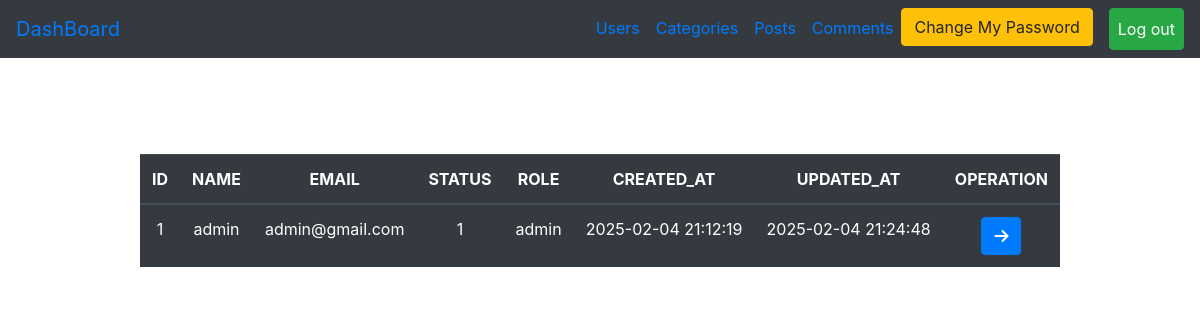
Screenshot of /Admin/users.php?page=show&user_id=1 (signed in) with the database file from the repository.
### tables this page shows
CREATE TABLE `users` (
  `user_id` int(11) NOT NULL,
  `username` varchar(255) NOT NULL,
  `email` varchar(255) NOT NULL,
  `password` varchar(255) NOT NULL,
  `status` enum('0','1') NOT NULL,
  `role` enum('user','admin') NOT NULL,
  `created_at` timestamp NULL DEFAULT NULL,
  `updated_at` timestamp NULL DEFAULT NULL
);

### Admin/users.php (the view)
<?php
include("initials.php");
if (isset($_SESSION['login'])) {
    $page = "All";
    if (isset($_GET['page'])) {
        $page = $_GET['page'];
    }
    if ($page == "All") {
        $statment1 = $connect->prepare("SELECT * FROM users");
        $statment1->execute();
        $usercount = $statment1->rowCount();
        $result = $statment1->fetchall();
?>
        <div class="container ">
            <div class="row">
                <div class="col-md-10 m-auto pt-5">
                    <?php
                    if (isset($_SESSION['message'])) {
                        echo "<h4 class='text-center alert alert-success'>" . $_SESSION['message'] . "</h4>";
                        unset($_SESSION['message']);
                        header("Refresh:4;url=users.php");
                    }
                    ?>
                    <h4 class="text-center">Detailes Of Users <span class="badge badge-primary"><?php echo $usercount ?></span>
                        <a class="badge badge-success" href="?page=create">Ceate New User</a>
                    </h4>
                    <table class="table table-dark mt-5 pt-5 text-center">
                        <thead>
                            <tr>
                                <th scope="col">ID</th>
                                <th scope="col">NAME</th>
                                <th scope="col">EMAIL</th>
                                <th scope="col">STATUS</th>
                                <th scope="col">ROLE</th>
                                <th scope="col">OPERATION</th>
                            </tr>
                        </thead>
                        <tbody>
                            <?php
                            foreach ($result as $item) {
                            ?>
                                <tr>
                                    <td><?php echo $item['user_id'] ?></td>
                                    <td><?php echo $item['username'] ?></td>
                                    <td><?php echo $item['email'] ?></td>
                                    <td><?php echo $item['status'] ?></td>
                                    <td><?php echo $item['role'] ?></td>
                                    <td><a href="?page=show&user_id=<?php echo $item['user_id'] ?>" class="btn btn-primary"><i class="fa-solid fa-eye"></i></a>
                                        <a href="?page=edit&user_id=<?php echo $item['user_id'] ?>" class="btn btn-success"><i class="fa-solid fa-pen-to-square"></i></a>
                                        <a href="?page=delete&user_id=<?php echo $item['user_id'] ?>" class="btn btn-danger"><i class="fa-solid fa-trash"></i></a>
                                    </td>
                                </tr>
                            <?php
                            }
                            ?>
                        </tbody>
                    </table>
                </div>
            </div>
        </div>
    <?php
    } else if ($page == "show") {
        if (isset($_GET['user_id'])) {
            $user_id = $_GET['user_id'];
        }
        $statment1 = $connect->prepare("SELECT * FROM users WHERE	user_id =?");
        $statment1->execute(array($user_id));
        $item = $statment1->fetch();
    ?>
        <div class="container ">
            <div class="row">
                <div class="col-md-10 m-auto pt-5">
                    <table class="table table-dark mt-5 pt-5 text-center">
                        <thead>
                            <tr>
                                <th scope="col">ID</th>
                                <th scope="col">NAME</th>
                                <th scope="col">EMAIL</th>
                                <th scope="col">STATUS</th>
                                <th scope="col">ROLE</th>
                                <th scope="col">CREATED_AT</th>
                                <th scope="col">UPDATED_AT</th>
                                <th scope="col">OPERATION</th>
                            </tr>
                        </thead>
                        <tbody>
                            <tr>
                                <td><?php echo $item['user_id'] ?></td>
                                <td><?php echo $item['username'] ?></td>
                                <td><?php echo $item['email'] ?></td>
                                <td><?php echo $item['status'] ?></td>
                                <td><?php echo $item['role'] ?></td>
                                <td><?php echo $item['created_at'] ?></td>
                                <td><?php echo $item['updated_at'] ?></td>
                                <td><a href="users.php" class="btn btn-primary"><i class="fa-solid fa-arrow-right"></i></a></td>
                            </tr>
                        </tbody>
                    </table>
                </div>
            </div>
        </div>
    <?php
    } else if ($page == "delete") {
        if (isset($_GET['user_id'])) {
            $user_id = $_GET['user_id'];
        }
        $statment = $connect->prepare("DELETE FROM users WHERE user_id =?");
        $statment->execute(array($user_id));
        $_SESSION['message'] = "Deleted Sucessfully";
        header("Location:users.php");
    } else if ($page == "create") {
    ?>
        <div class="container">
            <div class="row">
                <div class="col-md-10 mt-5">
                    <h4 class="text-center">CREATE USER PAGE</h4>
                    <form action="?page=savenew" method="post">
                        <label>USER_ID</label>
                        <input type="text" name="id" class="form-control mb-3 ">
                        <label>USERNAME</label>
                        <input type="text" name="name" class="form-control mb-3">
                        <label>EMAIL</label>
                        <input type="email" name="email" class="form-control mb-3">
                        <label>PASSWORD</label>
                        <input type="password" name="pass" class="form-control mb-3">
                        <label>STATUS</label>
                        <select name="status" class="form-control mb-3">
                            <option value="1">active</option>
                            <option value="0">block</option>
                        </select>
                        <label>ROLE</label>
                        <select name="role" class="form-control mb-3">
                            <option value="admin">admin</option>
                            <option value="user">user</option>
                        </select>
                        <input type="submit" value="Create New User" class="form-control mt-3 btn btn-success ">
                    </form>
                </div>
            </div>
        </div>
    <?php
    } else if ($page == "savenew") {
        if ($_SERVER['REQUEST_METHOD'] == "POST") {
            $id = $_POST['id'];
            $name = $_POST['name'];
            $email = $_POST['email'];
            $pass = $_POST['pass'];
            $status = $_POST['status'];
            $role = $_POST['role'];
            $statment = $connect->prepare("select * from users where email=?");
            $statment->execute(array($email));
            $count = $statment->rowcount();
            $item = $statment->fetch();
            if ($count > 0) {
                echo "<h4 class='text-center alert alert-danger'>This Account Already Registed</h4>";
                header("Refresh:3;url=users.php?page=create");
            } else {
                try {
                    $statment = $connect->prepare("insert into users
                    (user_id,username,email,`password`,`status`,`role`,created_at)
                    values(?,?,?,?,?,?,now())");
                    $statment->execute(array($id, $name, $email, $pass, $status, $role));
                    $_SESSION['message'] = "CREATED SUCESSFULLY";
                    header("Location:users.php");
                } catch (PDOException $e) {
                    echo "<h4 class='text-center alert alert-danger'>DUPLICATED IN ID</h4>";
                    header("Refresh:3;url=users.php?page=create");
                }
            }
        }
    } else if ($page == "edit") {
        if (isset($_GET['user_id'])) {
            $user_id = $_GET['user_id'];
        }
        $statment = $connect->prepare("SELECT * FROM users WHERE user_id =?");
        $statment->execute(array($user_id));
        $item = $statment->fetch();
    ?>
        <div class="container">
            <div class="row">
                <div class="col-md-10 mt-5">
                    <h4 class="text-center">UPDATE USER PAGE</h4>
                    <form action="?page=update" method="post">
                        <label>USER_ID</label>
                        <input type="hidden" name="old_id" value="<?php echo $item['user_id']; ?>" class="form-control mb-3 ">
                        <input type="text" name="new_id" value="<?php echo $item['user_id']; ?>" class="form-control mb-3 ">
                        <label>USERNAME</label>
                        <input type="text" name="name" value="<?php echo $item['username']; ?>" class="form-control mb-3">
                        <label>EMAIL</label>
                        <input type="email" name="email" value="<?php echo $item['email']; ?>" class="form-control mb-3">
                        <label>STATUS</label>
                        <select name="status" class="form-control mb-3">
                            <?php
                            if ($item['status'] == 1) {
                                echo '<option value="1" selected>active</option>';
                                echo '<option value="0">block</option>';
                            } else {
                                echo '<option value="1" >active</option> ';
                                echo  '<option value="0" selected>block</option>';
                            }
                            ?>
                        </select>
                        <label>ROLE</label>
                        <select name="role" class="form-control mb-3">
                            <?php
                            if ($item['role'] == "admin") {
                                echo '<option value="admin" selected>admin</option> ';
                                echo  '<option value="user">user</option>';
                            } else {
                                echo '<option value="admin">admin</option> ';
                                echo  '<option value="user" selected>user</option>';
                            }
                            ?>
                        </select>
                        <input type="submit" value="Update User" class="form-control mt-3 btn btn-success ">
                    </form>
                </div>
            </div>
        </div>
    <?php
    } else if ($page == "update") {
        if ($_SERVER['REQUEST_METHOD'] == "POST") {
            $old_id = $_POST['old_id'];
            $new_id = $_POST['new_id'];
            $name = $_POST['name'];
            $email = $_POST['email'];
            $status = $_POST['status'];
            $role = $_POST['role'];
            $statment = $connect->prepare("select email from users where user_id = ?");
            $statment->execute(array($old_id));
            $old_email = $statment->fetchColumn();
            if ($email != $old_email) {
                $statment = $connect->prepare("select * from users where email=?");
                $statment->execute(array($email));
                $count = $statment->rowcount();
                $item = $statment->fetch();
                if ($count > 0) {
                    echo "<h4 class='text-center alert alert-danger'>This Account Already Registed</h4>";
                    header("Refresh:3;url=users.php?page=edit&user_id=$old_id");
                    exit;
                }
            }
            try {
                $statment = $connect->prepare("UPDATE USERS SET user_id=?, username=?, email=?, `status`=?, `role`=?, updated_at=now() WHERE user_id=?");
                $statment->execute(array($new_id, $name, $email, $status, $role, $old_id));
                $_SESSION['message'] = "UPDATED SUCESSFULLY";
                header("Location:users.php");
            } catch (PDOException $e) {
                echo "<h4 class='text-center alert alert-danger'>DUPLICATED IN ID</h4>";
                header("Refresh:3;url=users.php?page=edit&user_id=$old_id");
            }
        }
    }
    ?>
<?php
} else {
    $_SESSION['message'] = "Please Login First";
    header("Location:../login.php");
}
include("Includes/temp/footer.php");
?>

### rows the page displays
users: user_id "1", username "admin", email "admin@gmail.com", status "1", role "admin", created_at "2025-02-04 21:12:19", updated_at "2025-02-04 21:24:48"
